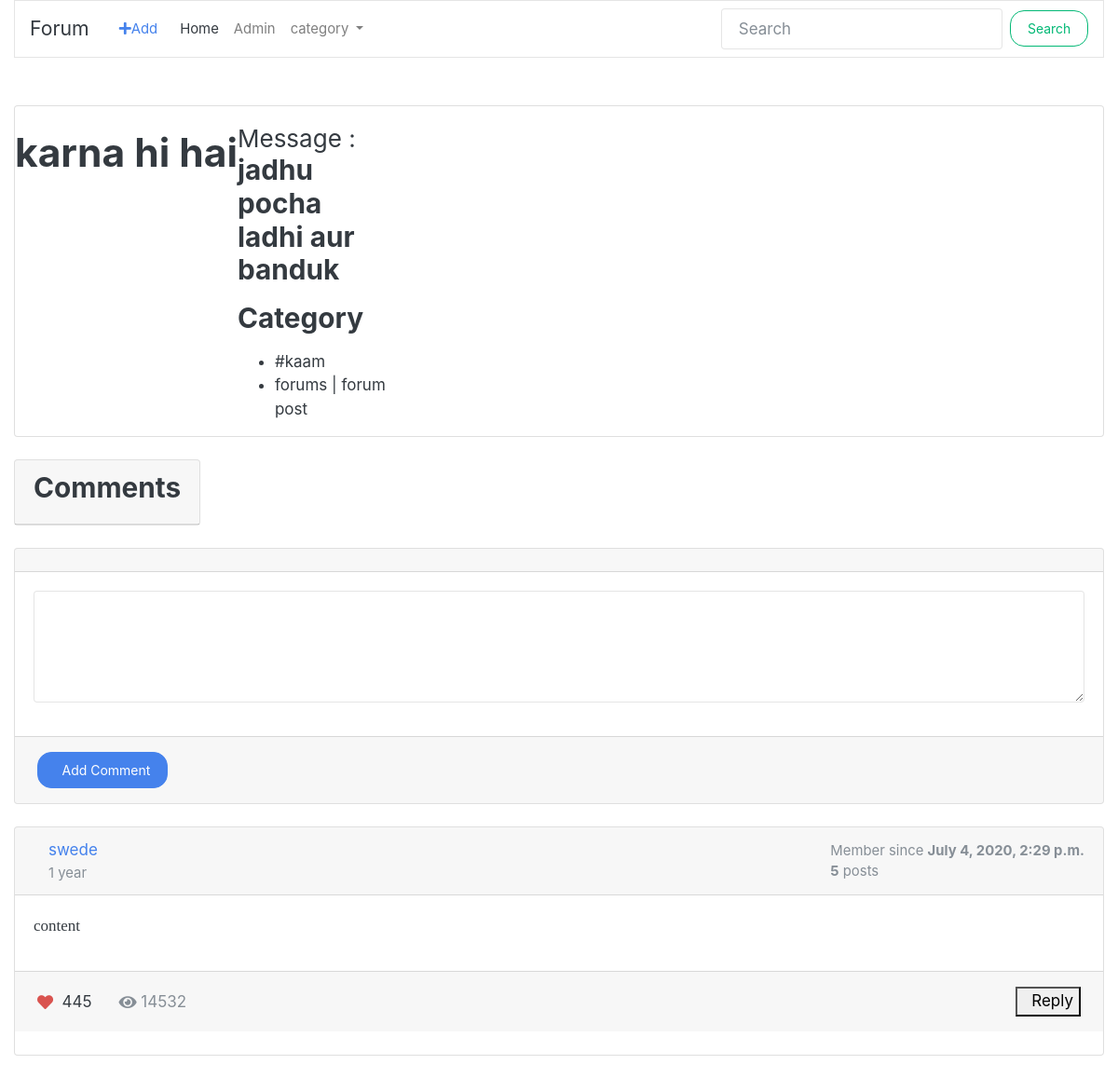
Page /forums/s/hello-world/ on the committed database.
### forums/models.py (models this page shows, shortened)
class ForumPost(models.Model):
    image = models.ImageField(upload_to = 'media/', blank = True, null=True)
    owner = models.ForeignKey(User,on_delete=models.CASCADE,blank=True)
    topic = models.CharField(max_length = 150)
    category = models.CharField(max_length = 50)
    message = models.TextField()
    slug = models.SlugField(blank = True, null=True)
    timestamp = models.DateTimeField(auto_now_add=True)
    updated = models.DateTimeField(auto_now = True)
    class Meta:
        ordering = ['-updated','-timestamp']
    def __str__(self):
        return self.topic
    @property
    def get_comments(self):
        qs = Comment.objects.filter_by_instance(self)
        return qs
    @property
    def get_content_type(self):
        instance = self
        content_type = ContentType.objects.get_for_model(instance.__class__)
        return content_type

### comments/models.py (models this page shows, shortened)
class Comment(models.Model):
    user = models.ForeignKey(settings.AUTH_USER_MODEL,on_delete=models.SET(get_sentinel_user))
    content_type = models.ForeignKey(ContentType, on_delete=models.CASCADE)
    object_id = models.PositiveIntegerField()
    content_object = GenericForeignKey('content_type', 'object_id')
    content = models.TextField(max_length= 400)
    timestamp = models.DateTimeField(auto_now_add=True)
    updated = models.DateTimeField(auto_now = True)
    parent = models.ForeignKey("self",null = True, blank = True,on_delete=models.CASCADE)
    objects = CommentManager()
    def children(self):
        return Comment.objects.filter(parent=self)
    class Meta:
        ordering = ['-updated','-timestamp']

### forums/views.py (the view, shortened to what this page needs)
# urls.py: path('s/<slug:slug>/',ForumPostDetailView.as_view(template_name='forums/forumpost_detail.html'), name = "detail"),
class ForumPostDetailView(FormMixin,DetailView):
    model = ForumPost
    form_class = CommentForm
    def get_initial(self):
        instance = self.get_object()
        initial_data = {
            "object_id": instance.id,
            "content_type": instance.get_content_type.id
        }
        return initial_data
    def get_context_data(self,*args,**kwargs):
        context = super().get_context_data(**kwargs)
        context['list_of_categories'] = all_cat
        return context

### comments/forms.py
class  CommentForm(forms.Form):
    content_type = forms.IntegerField(widget=forms.HiddenInput)
    object_id = forms.IntegerField(widget=forms.HiddenInput)
    content = forms.CharField(widget = forms.Textarea(attrs={'rows':4 }), label='')
    parent_id = forms.IntegerField(widget = forms.HiddenInput, required = False)

### comments/models.py (called while the page is built)
    def filter_by_instance(self,instance):
        content_type = ContentType.objects.get_for_model(instance.__class__)
        obj_id = instance.id
        qs = super(CommentManager,self).filter(content_type = content_type, object_id = obj_id).filter(parent=None)
        return qs

### forums/templates/forums/forumpost_detail.html (shortened to what this page needs)
{% extends 'forums/bass.html' %} {% block content %}
{% load static %}
{% load crispy_forms_tags %}
<div class="card mb-4">
    <div class="container-fluid mt-10">
        <div class="row">
            <h1 class="my-4">{{ object.topic }}
            </h1>
            <div class="row">
                <div class="col-md-4">
                    <h3 class="my-3"><small>Message : </small>{{ object.message }}</h3>
                    <h3 class="my-3">Category</h3>
                    <ul>
                        <li>{{ object.category }}</li>
                        <li>{{ object.get_content_type }}</li>
                    </ul>
                </div>
            </div>
        </div>
    </div>
</div>
<div class="card-group">
    <div class="container-fluid mt-100">
        <div class="row">
            <div class="col-md-100">
                <div class="card mb-4">
                    <div class="card-header">
                        <div class="media flex-wrap w-100 align-items-center">
                            <h3>Comments</h3>
                        </div>
                    </div>
                </div>
            </div>
        </div>
    </div>
</div>
<div class="row">
    <div class="col-md-12">
        <div class="card mb-4">
            <div class="card-header">
            </div>
            <form method="POST" action=".">
                <div class="card-body">
                    {% csrf_token %} {{ form|crispy }}
                </div>
                <div class="card-footer d-flex flex-wrap justify-content-between align-items-center px-0 pt-0 pb-3">
                    <div class="px-4 pt-3">
                        <button type="submit" class="btn btn-primary">&nbsp; Add
                            Comment</button>
                    </div>
                </div>
            </form>
        </div>
    </div>
</div>
{% for comment in object.get_comments %}
<div class="row">
    <div class="col-md-12">
        <div class="card mb-4">
            <div class="card-header">
                <div class="media flex-wrap w-100 align-items-center">
                    <div class="media-body ml-3">
                        <a href="javascript:void(0)" data-abc="true">{{ comment.user.username }}</a>
                        <div class="text-muted small">{{ comment.timestamp|timesince }}</div>
                    </div>
                    <div class="text-muted small ml-3">
                        <div>Member since <strong>{{ comment.user.date_joined }}</strong></div>
                        <div><strong>{{ comment.user.forumpost_set.count }}</strong> posts</div>
                    </div>
                </div>
            </div>
            <div class="card-body">
                <p>
                    {{ comment.content }}
                </p>
            </div>
            <div class="card-footer d-flex flex-wrap justify-content-between align-items-center px-0 pt-0 pb-3">
                <div class="px-4 pt-3">
                    <a href="javascript:void(0)" class="text-muted d-inline-flex align-items-center align-middle"
                        data-abc="true">
                        <i class="fa fa-heart text-danger"></i>&nbsp;
                    </a>
                    <span class="align-middle">445</span>
                    <span class="text-muted d-inline-flex align-items-center align-middle ml-4">
                        <i class="fa fa-eye text-muted fsize-3"></i>&nbsp;
                        <span class="align-middle">14532</span>
                    </span>
                </div>
                <div class="px-4 pt-3">
                    <button type="button" class="comment-reply-btn" class="btn btn-primary">
                        &nbsp; Reply
                    </button>
                </div>
            </div>
            <div style="margin-left: 4rem; margin-right : 4rem">
                <br>
            </div>
        </div>
    </div>
</div>
{% endfor %}
</div>
{% endblock content %}

### rows in the picture
ForumPost: topic "karna hi hai", message "jadhu pocha ladhi aur banduk", category "#kaam", get_content_type "forums | forum post"
Comment: user.username "swede", timestamp "1 year", user.date_joined "July 4, 2020, 2:29 p.m.", user.forumpost_set.count "5", content "content"
